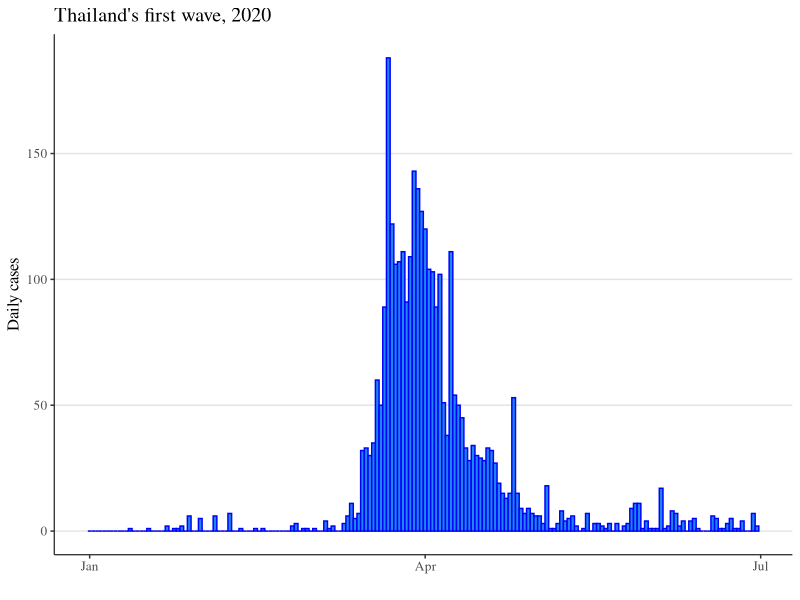
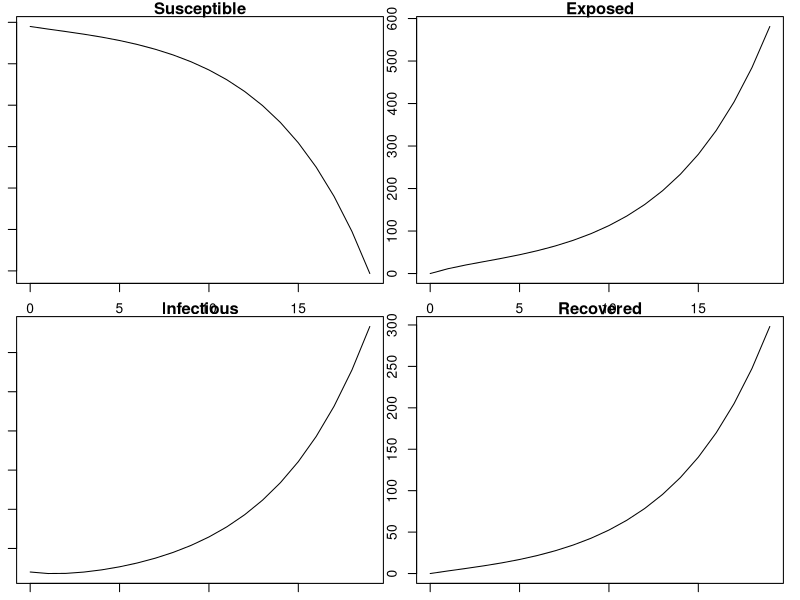
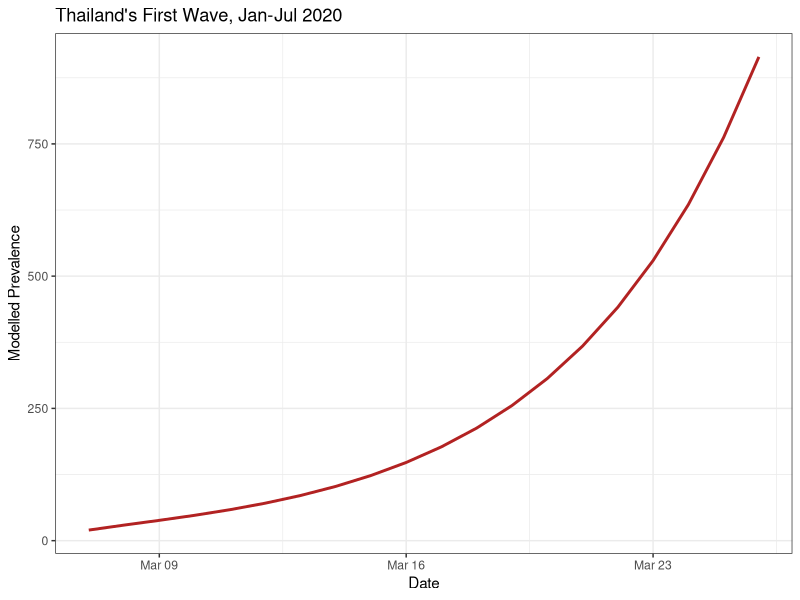
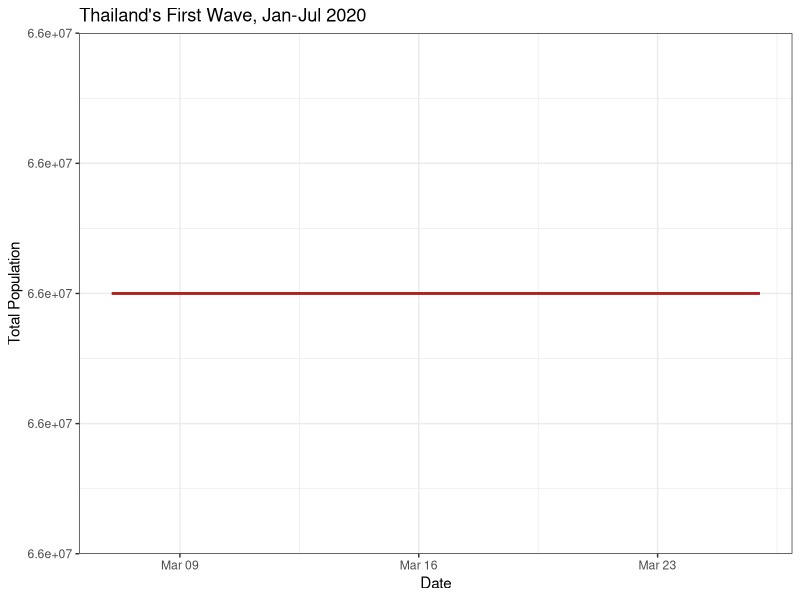
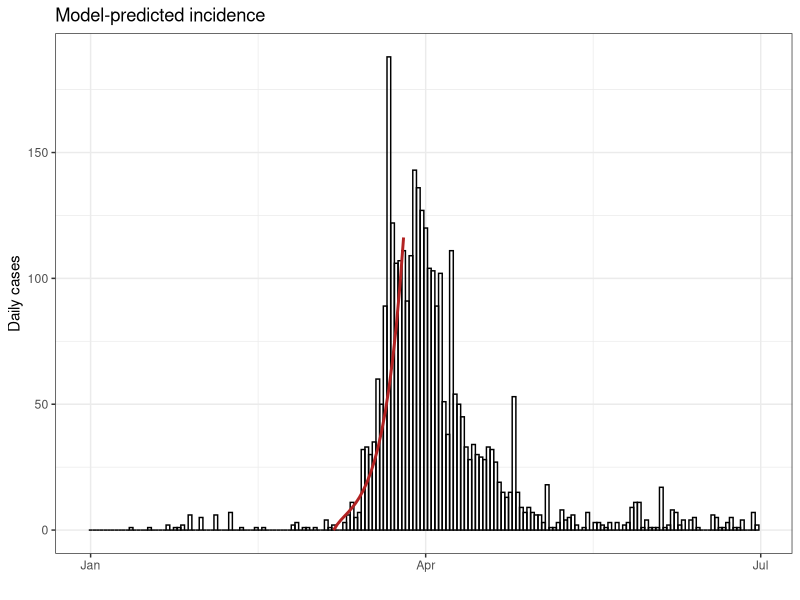
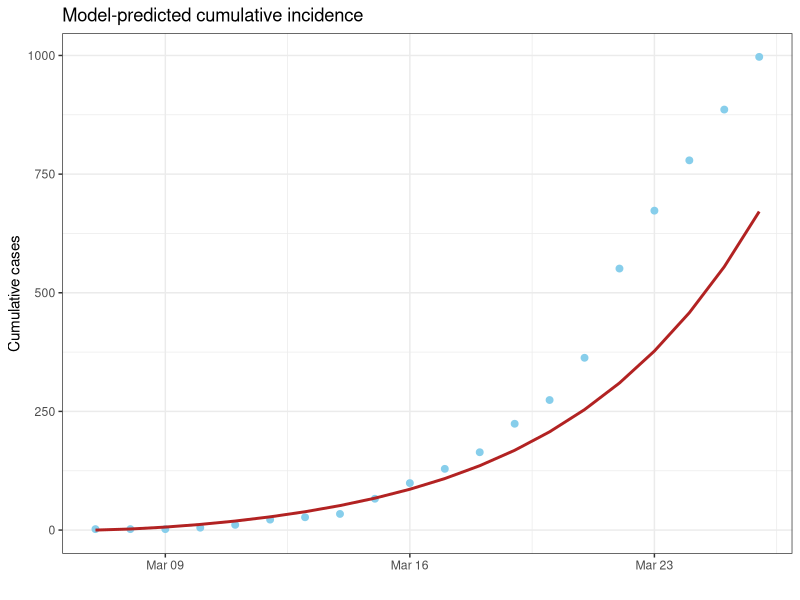

Here is the R script that generated these plots, in order:
## ---- chunk 1
knitr::opts_chunk$set(
    fig.align = "center"
)
## ---- chunk 2
# SPARKLE Modelling Short course
# 2025 Infectious Diseases Modelling

#########################################
## Modelling a COVID outbreak ##
#########################################

# A model for COVID-19 
# Some R code to numerically solve a set of ordinary differential equations 
# and then plot the results
## ---- chunk 3
# Windows
# setwd('your_path_goes_here')
# setwd('your_path_goes_here')
# Mac OSX
# setwd("./workshop")
## ---- chunk 4
#| message: false
#| warning: false

# Library imports
library(dplyr)
library(deSolve)
library(ggplot2)
## ---- chunk 5
# Data imports
first_wave <- read.csv("first_wave_TH.csv", colClasses = c("Date", "numeric", "numeric"))
# Convert dates
first_wave$Date <- as.Date(first_wave$Date, format = "%Y-%m-%d")

summary(first_wave)

# plot Incidence
ggplot(first_wave) +
  geom_col(aes(x=Date, y=Cases), width=1, fill="dodgerblue2", colour="blue") +
  ylab("Daily cases") +
  xlab("") +
  ggtitle("Thailand's first wave, 2020") + 
  theme(panel.background = element_rect(fill = "white", colour = "white"),
        panel.grid.major = element_line(colour = "grey90"),
        panel.grid.major.x = element_blank(),
        axis.line = element_line(size = 0.4, colour = "grey10"),
        text = element_text(size=12,  family="serif"),
        legend.key = element_rect(fill = "white", colour = "white"),
        legend.position = "top",
        strip.background =element_rect(fill="royalblue"),
        strip.text = element_text(size = 10, colour = 'white'))
## ---- chunk 6
parameters <- c(
    R0 = 4,
    latent_period = 5,
    infectious_period = 6
)
## ---- chunk 7
# Initial conditions
Total_population <- 6.6e7
Initial_exposed <- 0
Initial_infected <- 20
Initial_recovered <- 0
Initial_susceptible <- Total_population - Initial_exposed - Initial_infected - Initial_recovered

# Compartments
state <- c(
    Susceptible = Initial_susceptible,
    Exposed = Initial_exposed,
    Infectious = Initial_infected,
    Recovered = Initial_recovered
)
## ---- chunk 8
# Time window
start_date <- as.Date("2020-03-07")
end_date <- as.Date("2020-03-26")
times <- seq(start_date, end_date, by = 1)
## ---- chunk 9
# Model function
COVID.base <- function(t, state, parameters) {
    with(as.list(c(state, parameters)), {
        # Calculate the total population size
        Total_population <- Susceptible + Exposed + Infectious + Recovered

        # Calculate the average force of infection imposed on each susceptible individual
        force_of_infection <- R0 * Infectious / (Total_population * infectious_period) # i.e. the infection rate

        # Calculate the net (instantaneous) change in each state variable
        Susceptible_change <- -force_of_infection * Susceptible # dS/dt
        Exposed_change <- force_of_infection * Susceptible - Exposed / latent_period  # dE/dt
        Infectious_change <- Exposed / latent_period - Infectious / infectious_period  # dI/dt
        Recovered_change <- Infectious / infectious_period # dR/dt

        # Return net changes as list
        return(list(
            c(
                Susceptible_change,
                Exposed_change,
                Infectious_change,
                Recovered_change
            )
        ))
    })
}
## ---- chunk 10
# Solve model
out <- ode(y = state, times = as.numeric(times - times[1]), func = COVID.base, parms = parameters)
# Plot solution
par(mar = c(1, 1, 1, 1)) # reduce the margins of the plot in order to fit it in the panel
plot(out)
## ---- chunk 11
tidy_base_model <- function(ode_output, times, parameters) {
    as.data.frame(ode_output) %>%
        mutate(
            Prevalence = Exposed + Infectious,
            Incidence = Exposed / parameters["latent_period"],
            Cumulative_incidence = cumsum(Incidence),
            Population = Susceptible + Exposed + Infectious + Recovered,
            Date = times
        )
}

tidied_output <- tidy_base_model(out, times, parameters)
## ---- chunk 12
ggplot() +
    geom_line(aes(x = Date, y = Prevalence), data = tidied_output, linewidth = 1, colour = "firebrick") +
    labs(x="Date", y="Modelled Prevalence") +
    ggtitle("Thailand's First Wave, Jan-Jul 2020") +
    theme_bw()

ggplot() +
    geom_line(aes(x = Date, y = Population), data = tidied_output, linewidth = 1, colour = "firebrick") +
    ggtitle("Thailand's First Wave, Jan-Jul 2020") +
    labs(x="Date", y="Total Population") +
    ggtitle("Thailand's First Wave, Jan-Jul 2020") +
    theme_bw()
## ---- chunk 13
# Compare the solution with the data
# Incidence
ggplot(first_wave) +
  geom_col(aes(x=Date, y=Cases), width=1, fill=NA, colour="black") +
  geom_line(data=tidied_output, aes(x=Date, y=Incidence), linewidth=1, colour="firebrick") +
  ylab("Daily cases") +
  xlab("") +
  ggtitle("Model-predicted incidence") +
  theme_bw()


# Cumulative incidence
# first calculate data cumulative cases from our date of interest
cum_cases_reduced_dates = cumsum(first_wave$Cases[which(first_wave$Date>=as.Date(start_date,format = "%Y-%m-%d"))])
tidied_output$Data_cum_cases = cum_cases_reduced_dates[1:20]

ggplot(tidied_output) +
  geom_point(aes(x=Date, y=Data_cum_cases), size=2, colour="skyblue") +
  geom_line(data=tidied_output, aes(x=Date, y=Cumulative_incidence), linewidth=1, colour="firebrick") +
  ylab("Cumulative cases") +
  xlab("") +
  ggtitle("Model-predicted cumulative incidence") +
  theme_bw()		
## ---- chunk 14
start_date = as.Date("2020-03-07")
end_date = as.Date("2020-04-26")
times_long = seq(start_date, end_date, by=1)

long_out <- ode(y = state, times = as.numeric(times_long - times_long[1]), func = COVID.base, parms = parameters)
tidied_long <- tidy_base_model(long_out, times_long, parameters)
